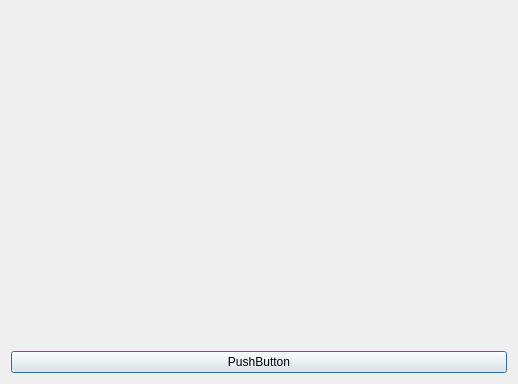
<?xml version="1.0" encoding="UTF-8"?>
<ui version="4.0">
 <class>Dialog</class>
 <widget class="QDialog" name="Dialog">
  <property name="geometry">
   <rect>
    <x>0</x>
    <y>0</y>
    <width>518</width>
    <height>384</height>
   </rect>
  </property>
  <property name="windowTitle">
   <string>Dialog</string>
  </property>
  <layout class="QVBoxLayout" name="verticalLayout">
   <item>
    <layout class="QVBoxLayout" name="layout">
     <item>
      <widget class="QWidget" name="photoscanPlaceholderWidget" native="true"/>
     </item>
     <item>
      <widget class="QLabel" name="photoscanApprovalStatus">
       <property name="text">
        <string/>
       </property>
      </widget>
     </item>
     <item>
      <widget class="QPushButton" name="approvePushButton">
       <property name="text">
        <string>PushButton</string>
       </property>
      </widget>
     </item>
    </layout>
   </item>
  </layout>
 </widget>
 <resources/>
 <connections/>
</ui>
